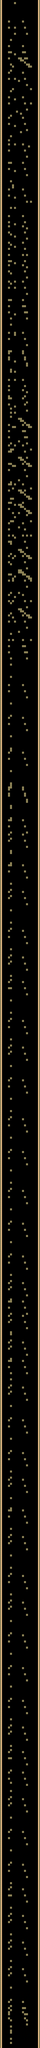

Rendered tile map (Tiled .tmx) drawn with the repository's tilesets; below, a short description and the map source with its tile grids summarised:
An orthogonal 20x1000 tile map with 32x32 px tiles, 1 tile layer (ground).

<map version="1.0" orientation="orthogonal" width="20" height="1000" tilewidth="32" tileheight="32">
 <tileset firstgid="1" name="tmw_desert_spacing" tilewidth="32" tileheight="32" spacing="1" margin="1">
  <image source="tmw_desert_spacing.png" width="265" height="199" />
  <tile id="9">
   <properties>
    <property name="collision" value="" />
   </properties>
  </tile>
  <tile id="10">
   <properties>
    <property name="Solid" value="" />
   </properties>
  </tile>
 </tileset>
 <layer name="ground" width="20" height="1000">
  <data>[20000 cells, 2747 non-empty, 3 distinct tile ids]</data>
 </layer>
</map>
